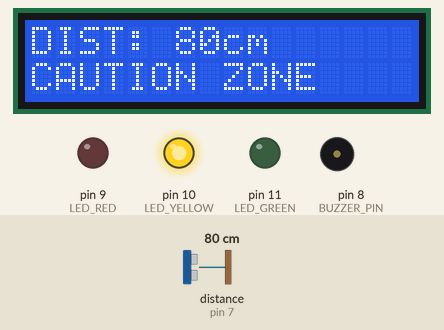
The sketch below on a simulated Arduino Uno, built with avr-gcc and run on an emulated ATmega328P. Shown: 16×2 character LCD, output pins drawn as LEDs (lit = HIGH), buzzer (waves = sounding, pin HIGH). Wiring (inferred from the names in the program): ultrasonic range finder: trigger pin 6; echo pin 7. The inputs (shaded band) are chosen by the test bench; at power-on: distance to the obstacle (sensor on pin 7) 80 cm. The echo pulse lasts 58.3 µs per cm; pins used as bus, display or sensor lines are not drawn; what the sketch prints to the serial monitor is not drawn.

Above: at 5.1 s.
5.2 s: distance to the obstacle (sensor on pin 7) set to 23 cm
At 5.51 s:
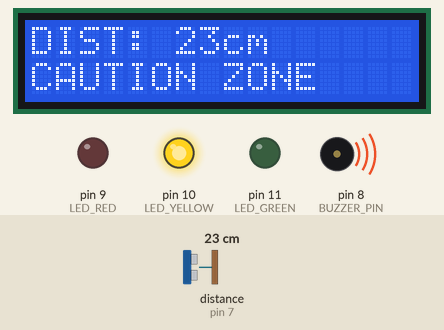
8.7 s: distance to the obstacle (sensor on pin 7) set to 19 cm
At 9.58 s:
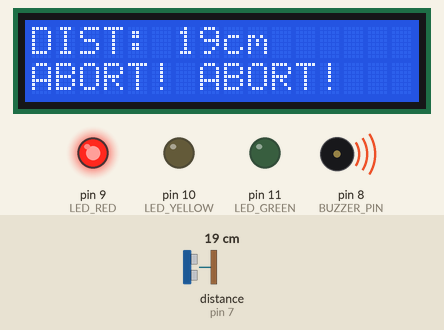
11.1 s: distance to the obstacle (sensor on pin 7) set to 250 cm
At 12.9 s:
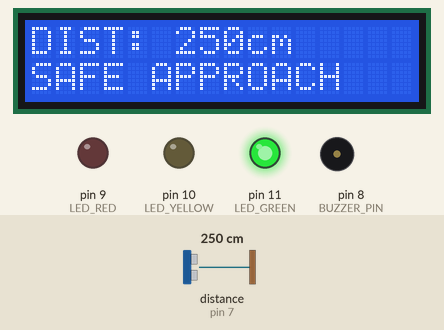
14.6 s: distance to the obstacle (sensor on pin 7) set to 2 cm
At 14.9 s:
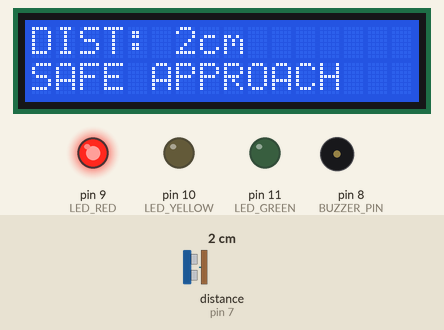
16.2 s: distance to the obstacle (sensor on pin 7) set to 4 cm
At 16.6 s:
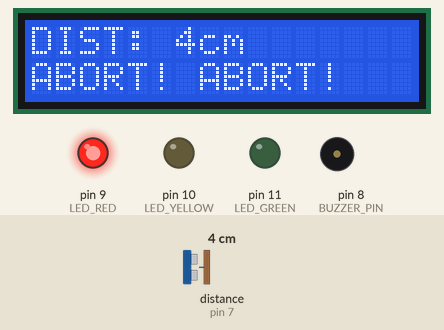
19.7 s: distance to the obstacle (sensor on pin 7) set to 299 cm
At 21.1 s:
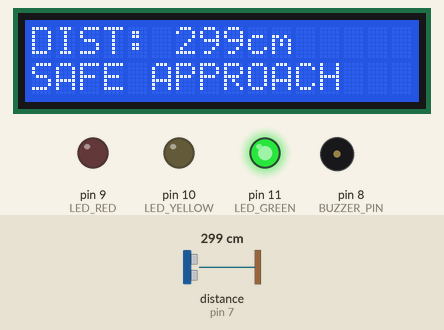
Timing chart, 0 to 22.5 s (numbered marks = the images above; inputs shaded):
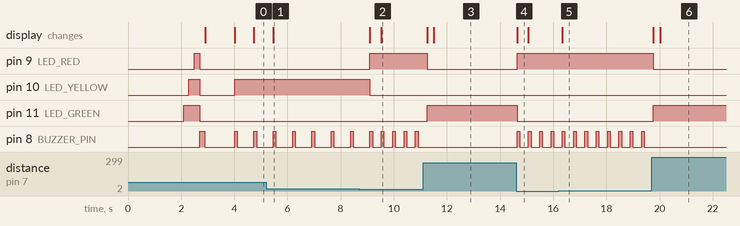

The sketch:

code.ino
```cpp
/*
 * ASTEROID PROXIMITY SCANNER
 * Mission: Mining drone collision avoidance system
 * Engineer: Matibini Handiya
 *
 * This system detects distance to asteroid surface and provides
 * escalating alerts as the drone approaches for landing/mining
 */

#include <Wire.h>
#include <LiquidCrystal_I2C.h>

// Pin definitions
#define TRIG_PIN 6
#define ECHO_PIN 7
#define BUZZER_PIN 8
#define LED_RED 9
#define LED_YELLOW 10
#define LED_GREEN 11

// Distance thresholds (in cm)
const float SAFE_DISTANCE = 100.0;      // >100cm = safe approach
const float CAUTION_DISTANCE = 50.0;    // 50-100cm = caution zone
const float CRITICAL_DISTANCE = 20.0;   // <20cm = abort! collision imminent

// Initialize LCD
LiquidCrystal_I2C lcd(0x27, 16, 2);

// Variables
float distance;
long duration;

// Mission control display
String missionStatus = "APPROACHING";

void setup() {
  Serial.begin(9600);

  // Initialize ultrasonic pins
  pinMode(TRIG_PIN, OUTPUT);
  pinMode(ECHO_PIN, INPUT);

  // Initialize alert pins
  pinMode(BUZZER_PIN, OUTPUT);
  pinMode(LED_RED, OUTPUT);
  pinMode(LED_YELLOW, OUTPUT);
  pinMode(LED_GREEN, OUTPUT);

  // Initialize LCD
  lcd.init();
  lcd.backlight();

  // Mission start screen
  lcd.clear();
  lcd.setCursor(0, 0);
  lcd.print("ASTEROID MINING");
  lcd.setCursor(0, 1);
  lcd.print("DRONE v1.0");
  delay(2000);

  // System test
  systemTest();

  lcd.clear();
  lcd.setCursor(0, 0);
  lcd.print("PROXIMITY SCAN");
  lcd.setCursor(0, 1);
  lcd.print("READY");
  delay(1000);

  Serial.println("=== ASTEROID PROXIMITY SCANNER ===");
  Serial.println("Mission: Mining drone approach system");
  Serial.println("Status: ONLINE");
  Serial.println("===================================");
}

void loop() {
  // Read distance from ultrasonic sensor
  distance = readDistance();

  // Update mission control display
  updateDisplay();

  // Determine alert level based on distance
  determineAlertLevel();

  // Send telemetry to mission control (Serial Monitor)
  sendTelemetry();

  delay(200);  // Fast updates for real-time scanning
}

float readDistance() {
  digitalWrite(TRIG_PIN, LOW);
  delayMicroseconds(2);
  digitalWrite(TRIG_PIN, HIGH);
  delayMicroseconds(10);
  digitalWrite(TRIG_PIN, LOW);

  duration = pulseIn(ECHO_PIN, HIGH, 30000);

  if (duration == 0) {
    return 999;  // No object detected (deep space)
  }

  // Convert to cm: speed of sound = 343 m/s = 0.0343 cm/µs
  // Distance = (duration * speed) / 2 (round trip)
  float dist = duration * 0.0343 / 2;
  return dist;
}

void determineAlertLevel() {
  if (distance > SAFE_DISTANCE) {
    // SAFE ZONE - Normal approach
    digitalWrite(LED_GREEN, HIGH);
    digitalWrite(LED_YELLOW, LOW);
    digitalWrite(LED_RED, LOW);
    digitalWrite(BUZZER_PIN, LOW);
    missionStatus = "SAFE APPROACH";
  }
  else if (distance > CRITICAL_DISTANCE && distance <= SAFE_DISTANCE) {
    // CAUTION ZONE - Prepare for mining deployment
    digitalWrite(LED_GREEN, LOW);
    digitalWrite(LED_YELLOW, HIGH);
    digitalWrite(LED_RED, LOW);

    // Slow beeps (500ms on, 500ms off)
    digitalWrite(BUZZER_PIN, HIGH);
    delay(100);
    digitalWrite(BUZZER_PIN, LOW);
    delay(400);

    missionStatus = "CAUTION";
  }
  else if (distance <= CRITICAL_DISTANCE && distance < 999) {
    // CRITICAL ZONE - Abort! Collision imminent
    digitalWrite(LED_GREEN, LOW);
    digitalWrite(LED_YELLOW, LOW);
    digitalWrite(LED_RED, HIGH);

    // Fast beeps (100ms on, 100ms off)
    digitalWrite(BUZZER_PIN, HIGH);
    delay(100);
    digitalWrite(BUZZER_PIN, LOW);
    delay(100);

    missionStatus = "CRITICAL! ABORT!";
  }
  else if (distance >= 999) {
    // No object detected - deep space
    digitalWrite(LED_GREEN, LOW);
    digitalWrite(LED_YELLOW, LOW);
    digitalWrite(LED_RED, LOW);
    digitalWrite(BUZZER_PIN, LOW);
    missionStatus = "DEEP SPACE";
  }
}

void updateDisplay() {
  lcd.clear();

  // Row 1: Distance reading
  lcd.setCursor(0, 0);
  lcd.print("DIST: ");

  if (distance >= 999) {
    lcd.print(">4m");
  } else {
    lcd.print(distance, 0);
    lcd.print("cm");
  }

  // Row 2: Mission status
  lcd.setCursor(0, 1);

  if (missionStatus == "CRITICAL! ABORT!") {
    lcd.print("ABORT! ABORT!");
  } else if (missionStatus == "DEEP SPACE") {
    lcd.print("DEEP SPACE");
  } else if (missionStatus == "CAUTION") {
    lcd.print("CAUTION ZONE");
  } else {
    lcd.print(missionStatus);
  }
}

void sendTelemetry() {
  Serial.print("DISTANCE: ");
  if (distance >= 999) {
    Serial.print("DEEP SPACE");
  } else {
    Serial.print(distance, 0);
    Serial.print(" cm");
  }
  Serial.print(" | STATUS: ");
  Serial.println(missionStatus);
}

void systemTest() {
  Serial.println("Running proximity scanner test...");

  // Test all LEDs
  digitalWrite(LED_GREEN, HIGH);
  delay(200);
  digitalWrite(LED_YELLOW, HIGH);
  delay(200);
  digitalWrite(LED_RED, HIGH);
  delay(200);
  digitalWrite(LED_GREEN, LOW);
  digitalWrite(LED_YELLOW, LOW);
  digitalWrite(LED_RED, LOW);

  // Test buzzer
  digitalWrite(BUZZER_PIN, HIGH);
  delay(200);
  digitalWrite(BUZZER_PIN, LOW);

  Serial.println("System test complete");
  Serial.println();
}
```

Measured:
- the behaviour switches between 21 and 20 cm on distance to the obstacle (sensor on pin 7) (found by bisection; images 1 and 2)
- after the input at 5.2 s, the display: changes after 0.27 s (image 1)
- after the input at 8.7 s, pin 9 (LED_RED): LOW → HIGH after 0.40 s; pin 10 (LED_YELLOW): HIGH → LOW after 0.40 s; pin 8 (BUZZER_PIN): alternates HIGH for 0.10 s and LOW for 0.33 s, starting after 0.83 s; the display: first changes after 0.40 s (image 2 shows a later state)
- after the input at 11.1 s, pin 9 (LED_RED): HIGH → LOW after 0.16 s; pin 11 (LED_GREEN): LOW → HIGH after 0.16 s; pin 8 (BUZZER_PIN): stops changing and stays LOW; the display: first changes after 0.16 s (image 3 shows a later state)
- after the input at 14.6 s, pin 9 (LED_RED): LOW → HIGH at once; pin 11 (LED_GREEN): HIGH → LOW at once; pin 8 (BUZZER_PIN): alternates HIGH for 0.10 s and LOW for 0.33 s, starting at once; the display: changes at once (image 4)
- after the input at 16.2 s, the display: changes after 0.14 s (image 5)
- after the input at 19.7 s, pin 9 (LED_RED): HIGH → LOW after 0.07 s; pin 11 (LED_GREEN): LOW → HIGH after 0.07 s; pin 8 (BUZZER_PIN): stops changing and stays LOW; the display: first changes after 0.07 s (image 6 shows a later state)
- by itself, pin 8 (BUZZER_PIN): alternates HIGH for 0.10 s and LOW for 0.63 s
